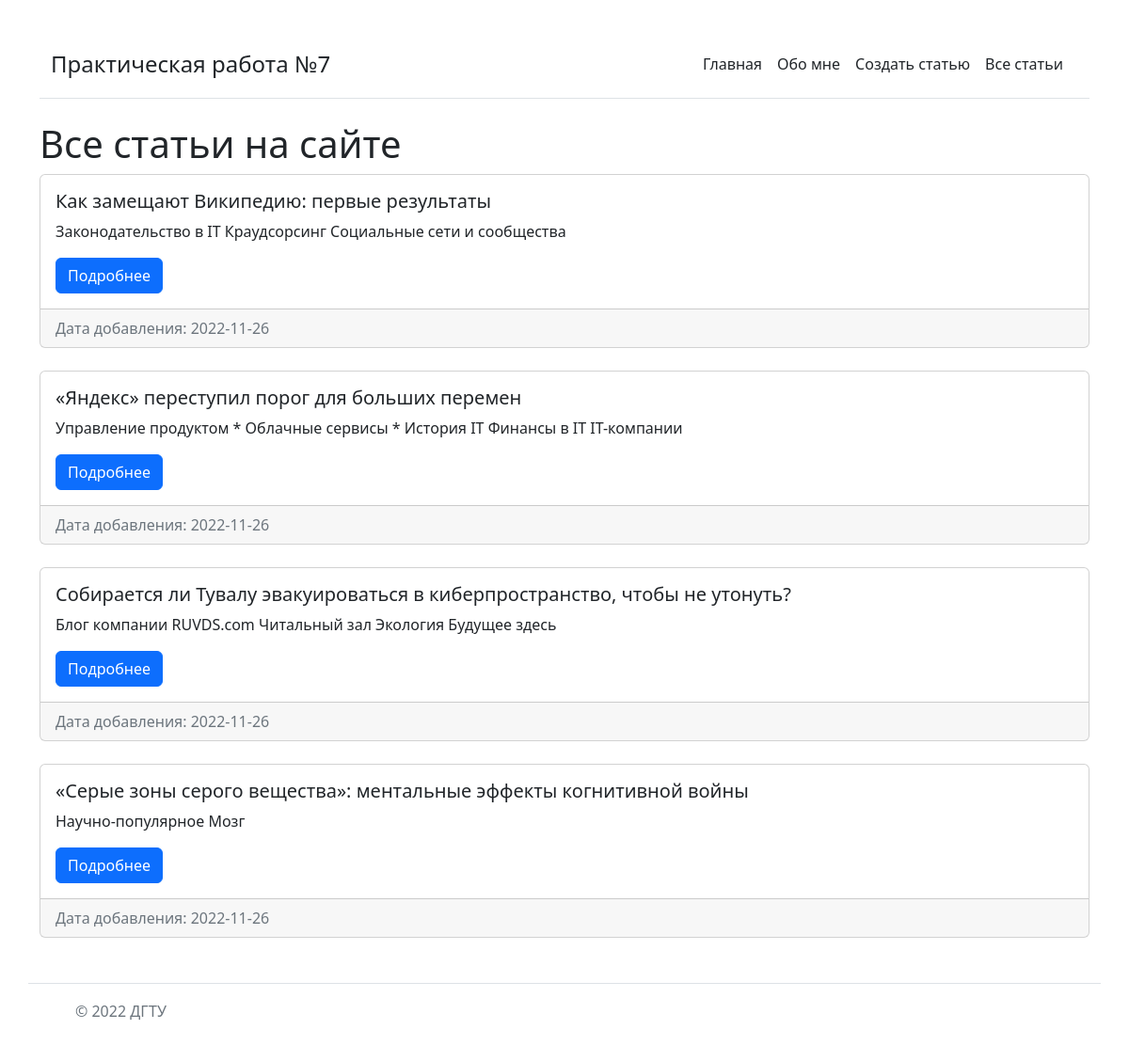
The page /posts on the database its author committed.
### app.py (models this page shows, shortened)
class Article(db.Model):  # type: ignore
    id = db.Column(db.Integer, primary_key=True)
    title = db.Column(db.String(100), nullable=False)
    intro = db.Column(db.String(300), nullable=False)
    text = db.Column(db.Text, nullable=False)
    date = db.Column(db.DateTime, default=datetime.utcnow)

### app.py (the view)
@app.route('/posts')
def posts():
    articles = Article.query.order_by(Article.date.desc()).all()
    return render_template("posts.html", articles=articles)

### templates/posts.html (shortened to what this page needs)
{% extends 'base.html' %}
{% block body %}
    <div class="container">
        <h1>Все статьи на сайте</h1>
        {% if articles|length > 0 %}
            {% for elem in articles %}
            <div class="card">
                <div class="card-body">
                  <h5 class="card-title">{{ elem.title }}</h5>
                  <p class="card-text">{{ elem.intro }}</p>
                  <a href="/posts/{{ elem.id }}" class="btn btn-primary">Подробнее</a>
                </div>
                <div class="card-footer text-muted">
                    Дата добавления: {{ elem.date.date() }}
                </div>
            </div>
            <br>
            {% endfor %}
        {% else %}
        <h5>На сайте ещё нет статей!</h5>
        {% endif %}
    </div>
{% endblock %}

### templates/base.html (shortened to what this page needs)
<!DOCTYPE html>
<html lang="ru">
<head>
    <link rel="stylesheet" href="{{ url_for('static', filename='css/main.css') }}">
    <link rel="stylesheet" href="https://cdn.jsdelivr.net/npm/bootstrap@5.2.2/dist/css/bootstrap.min.css">
</head>
<body>
    <header class="container mt-5">
        <div class="container d-flex flex-column flex-md-row align-items-center pb-3 mb-4 border-bottom">
          <a href="/home" class="d-flex align-items-center text-dark text-decoration-none">
            <span class="fs-4">Практическая работа №7</span>
          </a>
          <nav class="d-inline-flex mt-2 mt-md-0 ms-md-auto">
            <a class="me-3 py-2 text-dark text-decoration-none" href="/home">Главная</a>
            <a class="me-3 py-2 text-dark text-decoration-none" href="/about">Обо мне</a>
            <a class="me-3 py-2 text-dark text-decoration-none" href="/create-article">Создать статью</a>
            <a class="me-3 py-2 text-dark text-decoration-none" href="/posts">Все статьи</a>
          </nav>
        </div>
    </header>
    {% block body %}{% endblock %}
    <footer class="container d-flex flex-wrap justify-content-between align-items-center py-3 my-4 border-top">
        <div class="col-md-4 d-flex align-items-center">
        <a href="/" class="mb-3 me-2 mb-md-0 text-muted text-decoration-none lh-1">
            <svg class="bi" width="30" height="24"><use xlink:href="#bootstrap"></use></svg>
        </a>
        <span class="mb-3 mb-md-0 text-muted">© 2022 ДГТУ </span>
        </div>
        <ul class="nav col-md-4 justify-content-end list-unstyled d-flex">
        <li class="ms-3"><a class="text-muted" href="#"><svg class="bi" width="24" height="24"><use xlink:href="#twitter"></use></svg></a></li>
        <li class="ms-3"><a class="text-muted" href="#"><svg class="bi" width="24" height="24"><use xlink:href="#instagram"></use></svg></a></li>
        <li class="ms-3"><a class="text-muted" href="#"><svg class="bi" width="24" height="24"><use xlink:href="#facebook"></use></svg></a></li>
        </ul>
    </footer>
</body>
</html>

### rows shown on the page
Article: title "Как замещают Википедию: первые результаты", intro "Законодательство в IT Краудсорсинг Социальные сети и сообщества", date "2022-11-26"
Article: title "«Яндекс» переступил порог для больших перемен", intro "Управление продуктом * Облачные сервисы * История IT Финансы в IT IT-компании", date "2022-11-26"
Article: title "Собирается ли Тувалу эвакуироваться в киберпространство, чтобы не утонуть?", intro "Блог компании RUVDS.com Читальный зал Экология Будущее здесь", date "2022-11-26"
Article: title "«Серые зоны серого вещества»: ментальные эффекты когнитивной войны", intro "Научно-популярное Мозг", date "2022-11-26"
